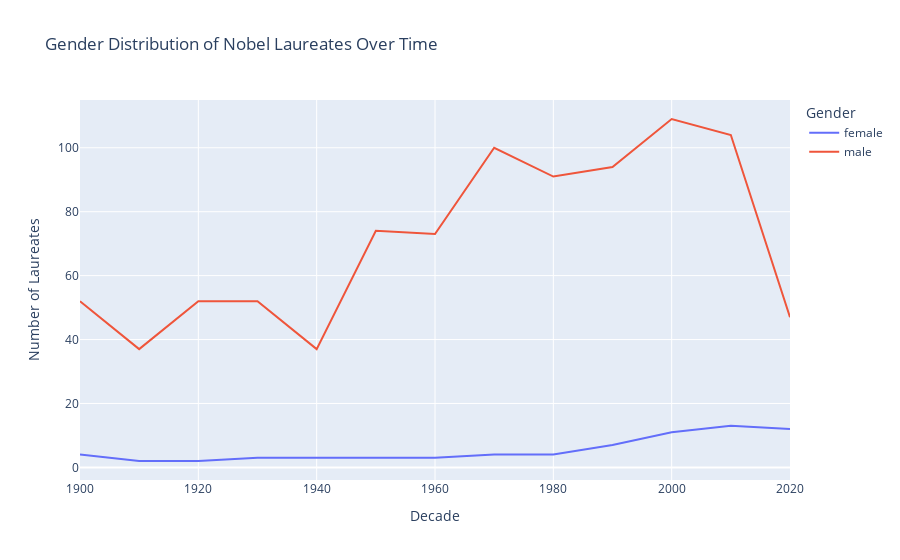

Notebook cell for this chart:
### Markdown cell above
## Historical patterns over time(gender and country)

### Code cell
def extract_decade(year):
    return (year // 10) * 10

nobel_df['Decade'] = nobel_df['awardYear'].apply(extract_decade)


gender_trends = nobel_df.groupby(['Decade', 'gender']).size().reset_index(name='Count')


fig_gender = px.line(
    gender_trends,
    x="Decade",
    y="Count",
    color="gender",
    title="Gender Distribution of Nobel Laureates Over Time",
    labels={"Decade": "Decade", "Count": "Number of Laureates", "gender": "Gender"}
)
fig_gender.show()


geo_trends = nobel_df.groupby(['Decade', 'birth_place_country']).size().reset_index(name='Count')
geo_trends.columns = ['Decade', 'Country', 'Count']


fig_geo = px.choropleth(
    geo_trends,
    locations="Country",
    locationmode="country names",
    color="Count",
    animation_frame="Decade",
    color_continuous_scale="Viridis",
    title="Geographical Distribution of Nobel Laureates Over Time",
    labels={"Count": "Number of Laureates", "Country": "Country"}
)
fig_geo.show()
fig_gender.write_image("figure_gender.png")  
fig_geo.write_image("figure_geo.png")

### Figure 1 — Plotly figure (JSON) as saved in the notebook; plotly's stock layout.template omitted (floating-point values rounded to 4 significant figures)
{"data": [{"hovertemplate": "Gender=female<br>Decade=%{x}<br>Number of Laureates=%{y}<extra></extra>", "legendgroup": "female", "line": {"color": "#636efa", "dash": "solid"}, "marker": {"symbol": "circle"}, "mode": "lines", "name": "female", "orientation": "v", "showlegend": true, "type": "scatter", "x": [1900, 1910, 1920, 1930, 1940, 1960, 1970, 1980, 1990, 2000, 2010, 2020], "xaxis": "x", "y": [4, 2, 2, 3, 3, 3, 4, 4, 7, 11, 13, 12], "yaxis": "y"}, {"hovertemplate": "Gender=male<br>Decade=%{x}<br>Number of Laureates=%{y}<extra></extra>", "legendgroup": "male", "line": {"color": "#EF553B", "dash": "solid"}, "marker": {"symbol": "circle"}, "mode": "lines", "name": "male", "orientation": "v", "showlegend": true, "type": "scatter", "x": [1900, 1910, 1920, 1930, 1940, 1950, 1960, 1970, 1980, 1990, 2000, 2010, 2020], "xaxis": "x", "y": [52, 37, 52, 52, 37, 74, 73, 100, 91, 94, 109, 104, 47], "yaxis": "y"}], "layout": {"legend": {"title": {"text": "Gender"}, "tracegroupgap": 0}, "title": {"text": "Gender Distribution of Nobel Laureates Over Time"}, "xaxis": {"anchor": "y", "domain": [0, 1], "title": {"text": "Decade"}}, "yaxis": {"anchor": "x", "domain": [0, 1], "title": {"text": "Number of Laureates"}}}}
